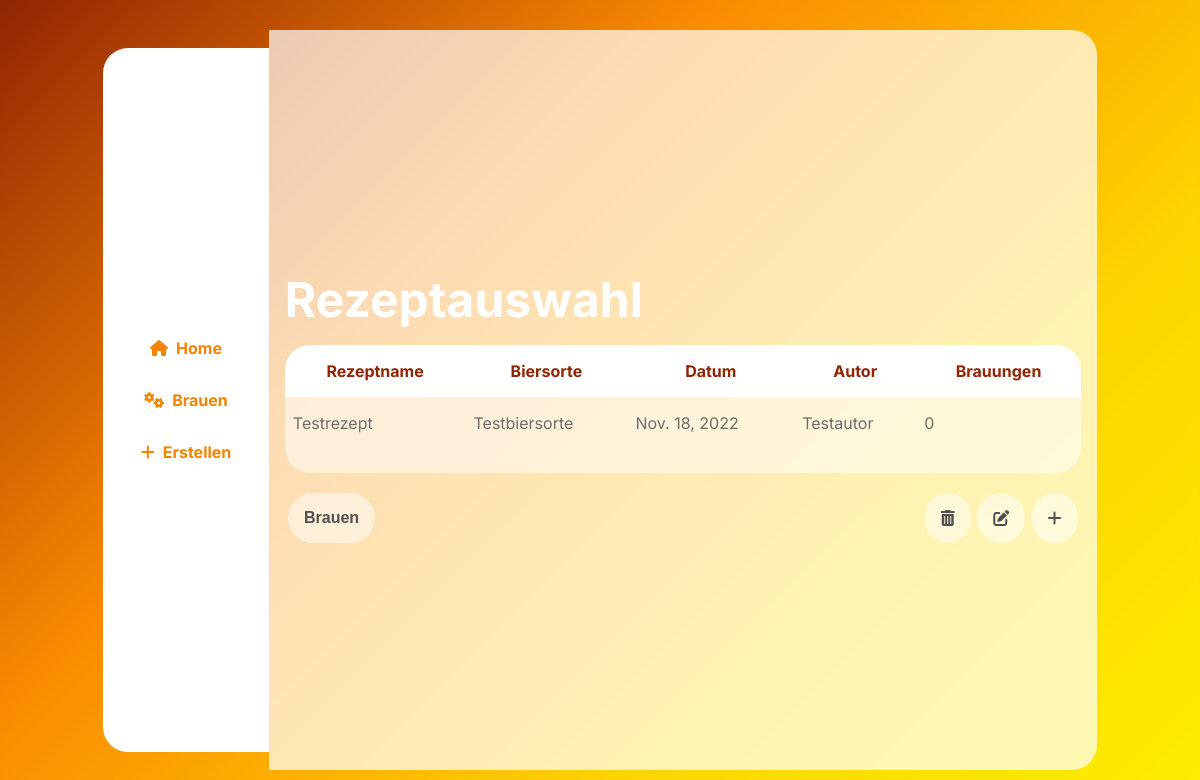
Page /home (signed in) on the earlier database version.
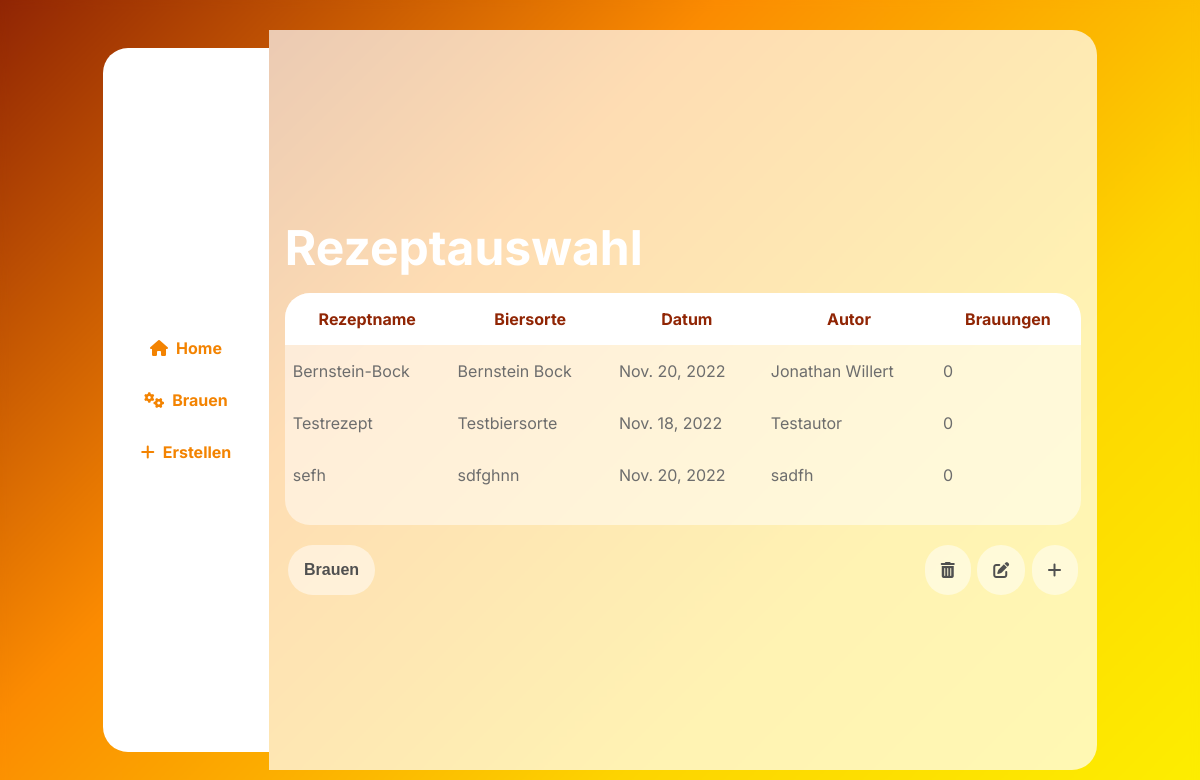
Same page on the later database version.
### brewing/models.py (models this page shows, shortened)
class brew_recipe(models.Model):
    id = models.AutoField(primary_key=True)
    name = models.CharField(max_length=100)
    date = models.DateField(auto_now=True)
    bier_sorte = models.CharField(max_length=100)
    author = models.CharField(max_length=100)
    ausschlagwuerze = models.CharField(max_length=100, default="")
    sudhausausbeute = models.CharField(max_length=100)
    stamwuerze = models.CharField(max_length=100)
    ibu = models.IntegerField()
    ebc = models.IntegerField()
    alcohol = models.FloatField(default=0)
    description = models.TextField(max_length=1000)
    brauwasser = models.CharField(max_length=800)
    schuettung = models.CharField(max_length=800)
    maischplan = models.CharField(max_length=800)
    wuerzekochen = models.CharField(max_length=800)
    gaerung = models.CharField(max_length=800)
    phase = models.CharField(max_length=8000)
    number_of_brews = models.IntegerField(default=0)

### brewing/views.py (the view)
# urls.py: 2. Add a URL to urlpatterns:  path('', views.home, name='home')
def home(request):
    if(request.user.is_authenticated):
        order_by = request.GET.get('order_by', 'name')
        recipes = brew_recipe.objects.all().order_by(order_by)
        return render(request, 'brewing/home.html', {
            "recipes": recipes,
        })
    else:
        return redirect('/login')

### brewing/templates/brewing/home.html (shortened to what this page needs)
{% extends "brewing/template.html" %}
{% load static %}
{% block maincontent %}
<main class="main-xl">
  <h1>Rezeptauswahl</h1>
  <div id="recipeTableBox">
  <table id="selectRecipeTable">
    <thead>
      <tr>
        <th onclick="sortTable('name')">Rezeptname</th>
        <th onclick="sortTable('bier_sorte')">Biersorte</th>
        <th onclick="sortTable('date')">Datum</th>
        <th onclick="sortTable('author')">Autor</th>
        <th onclick="sortTable('number_of_brews')">Brauungen</th>
      </tr>
    </thead>
    <tbody>
      {% for recipe in recipes %}
      <tr>
          <td>{{recipe.name}}</td>
          <td>{{recipe.bier_sorte}}</td>
          <td>{{recipe.date}}</td>
          <td>{{recipe.author}}</td>
          <td>{{recipe.number_of_brews}}</td>
      </tr>
      {% endfor %}
    </tbody>
  </table>
</div>
  <div class="recipeButtonBox">
  <form action="{% url 'brewing' %}" id="submit_brewing_form" method="post">
    <button type="button" class="submitButton" id="submitRecipe" onclick="submit_button()">Brauen</button>
  </form>
  <div class="recipeEditButtonBox">
    <button class="submitButton" id="delRecipe"><i class="fa-solid fa-trash-can"></i></button>
    <button type="button" class="submitButton" id="editRecipe"><i class="fa-solid fa-pen-to-square"></i></button>
    <button type="button" class="submitButton" id="addRecipe" onclick="location.href='create'"><i class="fa-solid fa-plus"></i></button>
  </div>
</div>
</main>
{% endblock %}

Differences in the rows shown:
added brew_recipe: name "Bernstein-Bock", bier_sorte "Bernstein Bock", date "Nov. 20, 2022", author "Jonathan Willert", number_of_brews "0"
added brew_recipe: name "sefh", bier_sorte "sdfghnn", date "Nov. 20, 2022", author "sadfh", number_of_brews "0"
